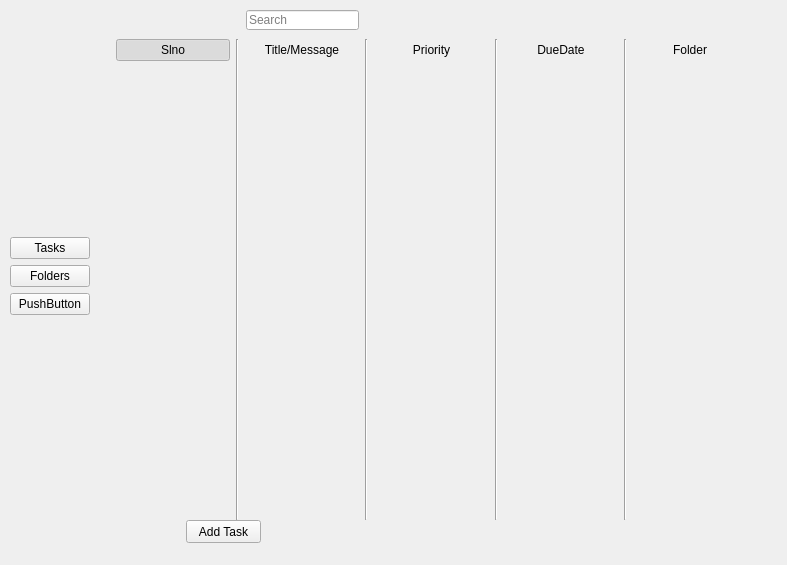
<?xml version="1.0" encoding="UTF-8"?>
<ui version="4.0">
 <class>MainWindow</class>
 <widget class="QMainWindow" name="MainWindow">
  <property name="geometry">
   <rect>
    <x>0</x>
    <y>0</y>
    <width>787</width>
    <height>565</height>
   </rect>
  </property>
  <property name="windowTitle">
   <string>MainWindow</string>
  </property>
  <widget class="QWidget" name="centralwidget">
   <widget class="QWidget" name="horizontalLayoutWidget">
    <property name="geometry">
     <rect>
      <x>10</x>
      <y>0</y>
      <width>771</width>
      <height>551</height>
     </rect>
    </property>
    <layout class="QHBoxLayout" name="horizontalLayout_2">
     <item>
      <layout class="QVBoxLayout" name="verticalLayout">
       <item>
        <spacer name="verticalSpacer_2">
         <property name="orientation">
          <enum>Qt::Vertical</enum>
         </property>
         <property name="sizeHint" stdset="0">
          <size>
           <width>20</width>
           <height>40</height>
          </size>
         </property>
        </spacer>
       </item>
       <item>
        <widget class="QPushButton" name="pushButton_2">
         <property name="text">
          <string>Tasks</string>
         </property>
        </widget>
       </item>
       <item>
        <widget class="QPushButton" name="pushButton_3">
         <property name="text">
          <string>Folders</string>
         </property>
        </widget>
       </item>
       <item>
        <widget class="QPushButton" name="pushButton">
         <property name="text">
          <string>PushButton</string>
         </property>
        </widget>
       </item>
       <item>
        <spacer name="verticalSpacer">
         <property name="orientation">
          <enum>Qt::Vertical</enum>
         </property>
         <property name="sizeHint" stdset="0">
          <size>
           <width>20</width>
           <height>40</height>
          </size>
         </property>
        </spacer>
       </item>
      </layout>
     </item>
     <item>
      <widget class="QStackedWidget" name="stackedWidget">
       <widget class="QWidget" name="TasksPage">
        <widget class="QWidget" name="gridLayoutWidget">
         <property name="geometry">
          <rect>
           <x>20</x>
           <y>39</y>
           <width>631</width>
           <height>481</height>
          </rect>
         </property>
         <layout class="QGridLayout" name="gridLayout">
          <item row="0" column="2">
           <widget class="QLabel" name="msg">
            <property name="text">
             <string>Title/Message</string>
            </property>
            <property name="alignment">
             <set>Qt::AlignCenter</set>
            </property>
           </widget>
          </item>
          <item row="0" column="6">
           <widget class="QPushButton" name="pushButton_7">
            <property name="text">
             <string>DueDate</string>
            </property>
            <property name="checkable">
             <bool>true</bool>
            </property>
            <property name="checked">
             <bool>false</bool>
            </property>
            <property name="flat">
             <bool>true</bool>
            </property>
           </widget>
          </item>
          <item row="0" column="3" rowspan="3">
           <widget class="Line" name="line_2">
            <property name="orientation">
             <enum>Qt::Vertical</enum>
            </property>
           </widget>
          </item>
          <item row="0" column="5" rowspan="3">
           <widget class="Line" name="line_3">
            <property name="orientation">
             <enum>Qt::Vertical</enum>
            </property>
           </widget>
          </item>
          <item row="0" column="4">
           <widget class="QPushButton" name="Priority">
            <property name="text">
             <string>Priority</string>
            </property>
            <property name="checkable">
             <bool>true</bool>
            </property>
            <property name="flat">
             <bool>true</bool>
            </property>
           </widget>
          </item>
          <item row="2" column="0">
           <spacer name="verticalSpacer_3">
            <property name="orientation">
             <enum>Qt::Vertical</enum>
            </property>
            <property name="sizeHint" stdset="0">
             <size>
              <width>20</width>
              <height>40</height>
             </size>
            </property>
           </spacer>
          </item>
          <item row="0" column="7" rowspan="3">
           <widget class="Line" name="line_4">
            <property name="orientation">
             <enum>Qt::Vertical</enum>
            </property>
           </widget>
          </item>
          <item row="0" column="0">
           <widget class="QPushButton" name="pushButton_6">
            <property name="text">
             <string>Slno</string>
            </property>
            <property name="checkable">
             <bool>true</bool>
            </property>
            <property name="checked">
             <bool>true</bool>
            </property>
            <property name="flat">
             <bool>true</bool>
            </property>
           </widget>
          </item>
          <item row="0" column="8">
           <widget class="QPushButton" name="pushButton_8">
            <property name="text">
             <string>Folder</string>
            </property>
            <property name="checkable">
             <bool>true</bool>
            </property>
            <property name="checked">
             <bool>false</bool>
            </property>
            <property name="flat">
             <bool>true</bool>
            </property>
           </widget>
          </item>
          <item row="0" column="1" rowspan="3">
           <widget class="Line" name="line">
            <property name="orientation">
             <enum>Qt::Vertical</enum>
            </property>
           </widget>
          </item>
         </layout>
        </widget>
        <widget class="QLineEdit" name="SearchBar">
         <property name="geometry">
          <rect>
           <x>150</x>
           <y>10</y>
           <width>113</width>
           <height>20</height>
          </rect>
         </property>
         <property name="placeholderText">
          <string>Search</string>
         </property>
        </widget>
        <widget class="QPushButton" name="pushButton_4">
         <property name="geometry">
          <rect>
           <x>90</x>
           <y>520</y>
           <width>75</width>
           <height>23</height>
          </rect>
         </property>
         <property name="text">
          <string>Add Task</string>
         </property>
        </widget>
       </widget>
       <widget class="QWidget" name="page_2"/>
      </widget>
     </item>
    </layout>
   </widget>
  </widget>
 </widget>
 <resources/>
 <connections/>
</ui>
